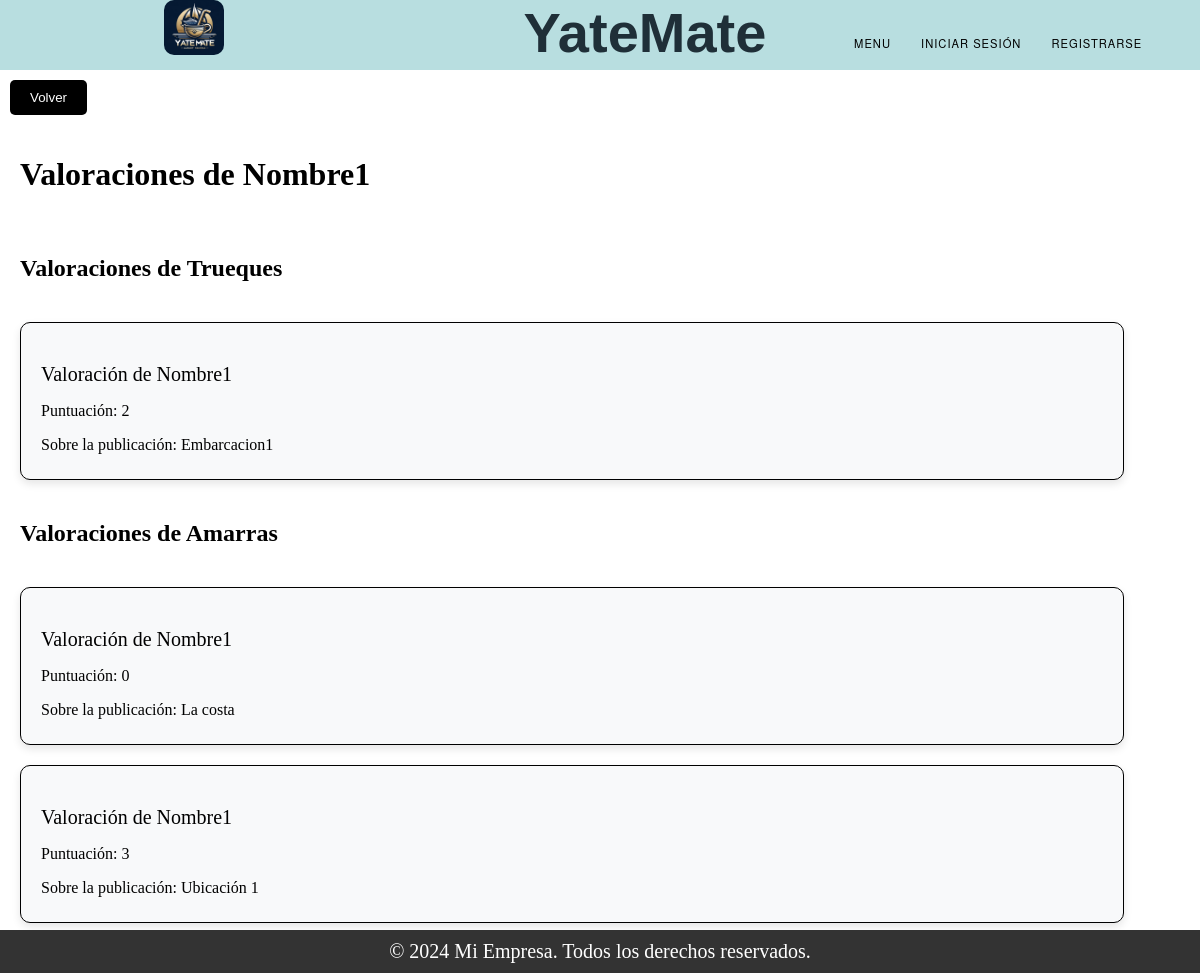
/valoraciones/1/, run on an earlier commit of the app's database.
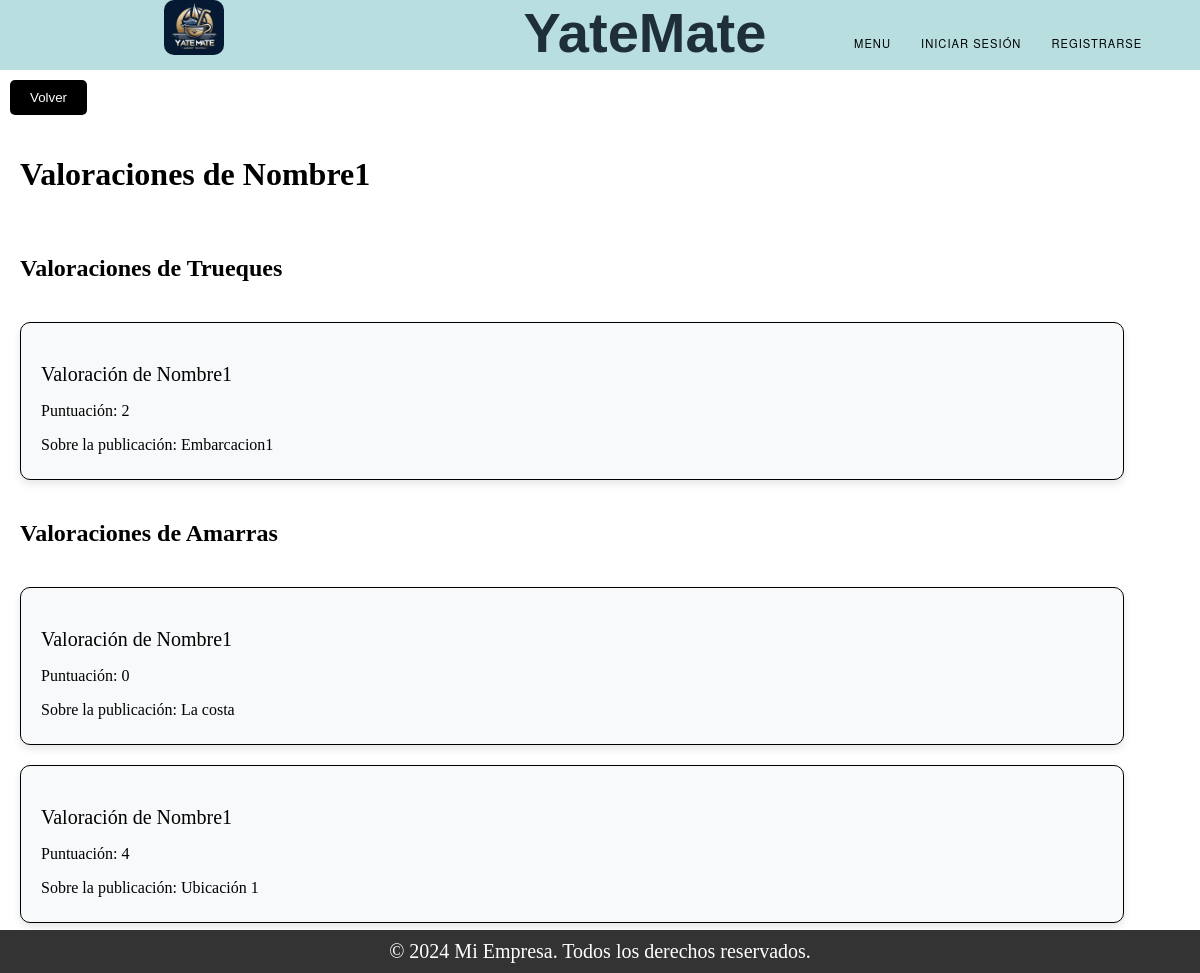
And on a later commit of the database.
### Valoracion/models.py (models this page shows, shortened)
class Valoracion_Amarra(models.Model):
    ESTADO_VALORACION_CHOICES = (
        ('Inicio', 'Inicio'),
        ('Proceso', 'Proceso'),
        ('Finalizado', 'Finalizado'),
    )
    publicacion_amarra = models.ForeignKey(Publicacion_Amarra, on_delete=models.CASCADE, null=True, blank=True)
    usuario = models.ForeignKey(User, on_delete=models.SET_NULL, null=True)
    estrellas = models.IntegerField()
    comentario = models.TextField()
    estado = models.CharField(max_length=50, choices=ESTADO_VALORACION_CHOICES)
    dueño = models.ForeignKey(User, on_delete=models.CASCADE, related_name='valoraciones_amarra')
    respuesta = models.TextField()

### Register/models.py (models this page shows, shortened)
class User(models.Model):
    TIPOS = (
        ('Administrador', 'Administrador'),
        ('Usuario', 'Usuario'),
        ('Cliente', 'Cliente'),
    )
    mail = models.CharField(max_length=150, unique=True)  # Nombre de usuario (email).
    tipo = models.CharField(max_length=20, choices=TIPOS)
    password = models.CharField(max_length=128)  # Contraseña.
    nombre = models.CharField(max_length=255)
    apellido = models.CharField(max_length=255)
    dni = models.CharField(max_length=20)
    fecha_expiracion_dni = models.DateField()
    nacionalidad = models.CharField(max_length=100)
    genero = models.CharField(max_length=10)
    domicilio = models.CharField(max_length=255)
    fecha_nacimiento = models.DateField()
    cuil_cuit = models.CharField(max_length=20)
    moroso = models.BooleanField(default=False)

### Amarra/models.py (models this page shows, shortened)
class Publicacion_Amarra(models.Model):
    ESTADOS = (
        ('Vigente', 'Vigente'),
        ('En Proceso', 'En Proceso'),
        ('Finalizado', 'Finalizado'),
    )
    dueño = models.ForeignKey(User, on_delete=models.CASCADE, null=True)
    precio = models.TextField()
    fecha_inicio = models.DateField()
    cant_dias = models.TextField()
    ubicacion = models.TextField()
    cant_dias_disponibles = models.TextField(null=True)
    estado = models.CharField(max_length=20, choices=ESTADOS, default='Vigente')

### Valoracion/views.py (the view)
# urls.py: path('valoraciones/<int:usuario_id>/', views.ver_valoraciones_usuario_admin, name='ver_valoraciones_usuario'),
def ver_valoraciones_usuario_admin(request, usuario_id):
    usuario = get_object_or_404(User, id=usuario_id)
    valoraciones_trueque = Valoracion_Trueque.objects.filter(dueño=usuario)
    valoraciones_amarra = Valoracion_Amarra.objects.filter(dueño=usuario)
    context = {
        'usuario': usuario,
        'valoraciones_trueque': valoraciones_trueque,
        'valoraciones_amarra': valoraciones_amarra,
    }
    return render(request, 'valoraciones_usuario_admin.html', context)

### Trueque/context_processors.py (called while the page is built)
def conversaciones_usuario(request):
    user_id = request.session.get('user_id')
    if user_id:
        conversaciones = Conversacion.objects.filter(Q(dueño_publicacion=user_id) | Q(solicitante=user_id))
        return {'conversaciones_usuario': conversaciones}
    else:
        return {'conversaciones_usuario': []}

### Valoracion/templates/valoraciones_usuario_admin.html (shortened to what this page needs)
{% extends "base.html" %}
{% block content %}
    <form method="GET" action="{% url 'ver_valoraciones_admin' %}">
        <button type="submit" class="btn-card">Volver</button>
    </form>
<div class="valoraciones-container">
    <h1>Valoraciones de {{ usuario.nombre }}</h1>
    <h2>Valoraciones de Trueques</h2>
    {% for valoracion in valoraciones_trueque %}
        <div class="valoracion-card">
            <p class="valoracion-title">Valoración de {{ valoracion.dueño.nombre }}</p>
            <p class="valoracion-detail">Puntuación: {{ valoracion.estrellas }}</p>
            {% if valoracion.publicacion_embarcacion %}
                <p class="valoracion-detail">Sobre la publicación: {{ valoracion.publicacion_embarcacion.embarcacion.nombre_fantasia }}</p>
            {% else %}
                <p class="valoracion-detail">Sobre la publicación: {{ valoracion.publicacion_objeto_valioso.descripcion }}</p>
            {% endif %}
        </div>
    {% empty %}
        <p>No hay valoraciones de trueques para este usuario.</p>
    {% endfor %}
    <h2>Valoraciones de Amarras</h2>
    {% for valoracion in valoraciones_amarra %}
        <div class="valoracion-card">
            <p class="valoracion-title">Valoración de {{ valoracion.dueño.nombre }}</p>
            <p class="valoracion-detail">Puntuación: {{ valoracion.estrellas }}</p>
            <p class="valoracion-detail">Sobre la publicación: {{ valoracion.publicacion_amarra.ubicacion }}</p>
        </div>
    {% empty %}
        <p>No hay valoraciones de amarras para este usuario.</p>
    {% endfor %}
</div>
{% endblock %}

What changed in the data, as far as the page shows it:
changed Valoracion_Amarra "Ubicación 1": estrellas "3" → "4"
